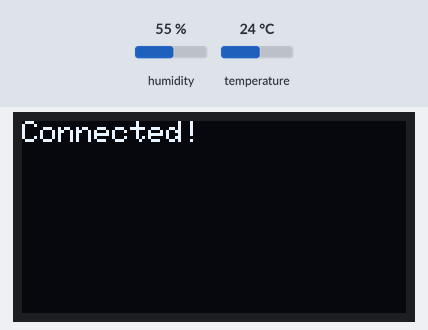
This sketch was run on a simulated ESP8266 (NodeMCU). Shown: 128×64 one-colour display. The inputs (shaded band) are chosen by the test bench; at power-on: humidity 55 %, temperature 24 °C. WiFi joins after 1.5 s; servers stay silent unless stated.

Above: at 1.9 s.
At 5.5 s:
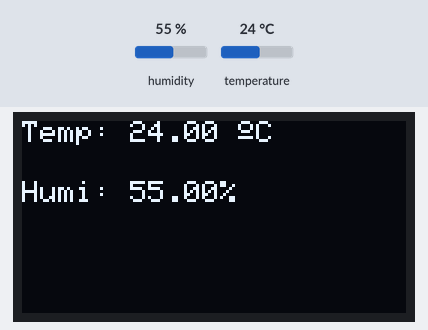
5.6 s: humidity set to 22 %
At 7.3 s:
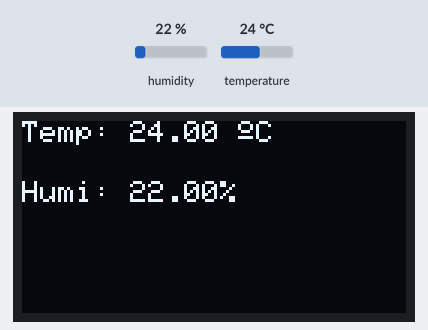
8.4 s: temperature set to 12 °C
At 9.4 s:
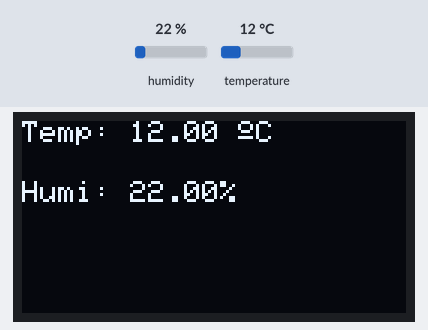
11.1 s: humidity set to 40 %
At 13.7 s:
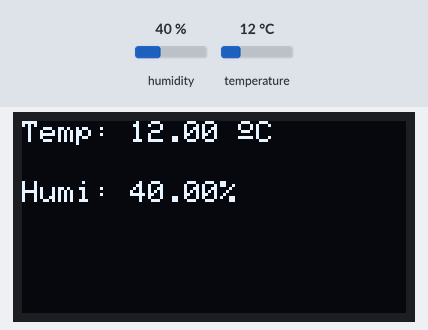
14.6 s: temperature set to 19 °C
Timing chart, 0 to 17.6 s (numbered marks = the images above; inputs shaded):
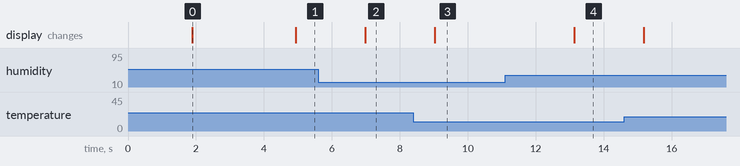

The sketch:

DHT-11_Oled1306_ESP8266.ino
```cpp
/*
 * ESP8266 with DHT11, SSD1306 OLED, and Blynk
 */
#define BLYNK_TEMPLATE_ID "TMPL3fibk1R2I"
#define BLYNK_TEMPLATE_NAME "temperature and humidity"
#define BLYNK_AUTH_TOKEN
#include <Wire.h>
#include <Adafruit_SSD1306.h>
#include <Adafruit_GFX.h>
#include <DHT.h>
#include <ESP8266WiFi.h>
#include <BlynkSimpleEsp8266.h>

#define BLYNK_PRINT Serial


// DHT Sensor Settings
#define DHTPIN 13     // GPIO2 (D4 on NodeMCU)
#define DHTTYPE DHT11

// OLED Settings
#define SCREEN_WIDTH 128
#define SCREEN_HEIGHT 64
#define OLED_RESET -1

// Blynk Authentication
char auth[] = "gr3z8ed8z1tig7s0XJrFHNk2Vudg7tw_";

// WiFi Credentials
char ssid[] = "BHATTI-2.4Ghz";
char pass[] = "msb2451920";

Adafruit_SSD1306 display(SCREEN_WIDTH, SCREEN_HEIGHT, &Wire, OLED_RESET);
DHT dht(DHTPIN, DHTTYPE);

void setup() {
  Serial.begin(115200);

  // Initialize DHT sensor
  dht.begin();

  // Initialize OLED display
  if(!display.begin(SSD1306_SWITCHCAPVCC, 0x3C)) { // Address 0x3C for 128x64
    Serial.println(F("SSD1306 allocation failed"));
    while(1); // Halt if display fails
  }

  display.clearDisplay();
  display.setTextSize(1);
  display.setTextColor(WHITE);
  display.setCursor(0,0);
  display.println("Connecting to WiFi...");
  display.display();

  // Connect to WiFi and Blynk
  Blynk.begin(auth, ssid, pass);

  display.clearDisplay();
  display.setCursor(0,0);
  display.println("Connected!");
  display.display();
  delay(1000);
}

void loop() {
  Blynk.run();

  delay(2000); // Wait between measurements

  float humi = dht.readHumidity();     // Read humidity
  float tempC = dht.readTemperature(); // Read temperature in Celsius

  // Update OLED
  display.clearDisplay();

  if (isnan(humi) || isnan(tempC)) {
    display.setCursor(0, 0);
    display.println("Sensor Error!");
  } else {
    // Display temperature
    display.setCursor(0, 0);
    display.print("Temp: ");
    display.print(tempC);
    display.print(" ");
    display.write(167); // Degree symbol
    display.println("C");

    // Display humidity
    display.setCursor(0, 20);
    display.print("Humi: ");
    display.print(humi);
    display.println("%");

    // Send data to Blynk
    Blynk.virtualWrite(V0, tempC); // Virtual pin V0 for temperature
    Blynk.virtualWrite(V1, humi);  // Virtual pin V1 for humidity
  }

  display.display(); // Update OLED
}
```

Measured:
- after the input at 5.6 s, the display: changes after 1.4 s (image 2)
- after the input at 8.4 s, the display: changes after 0.63 s (image 3)
- after the input at 11.1 s, the display: changes after 2.0 s (image 4)
- what the display in image 0 shows lasts 3.0 s, from 1.9 s to 4.9 s
